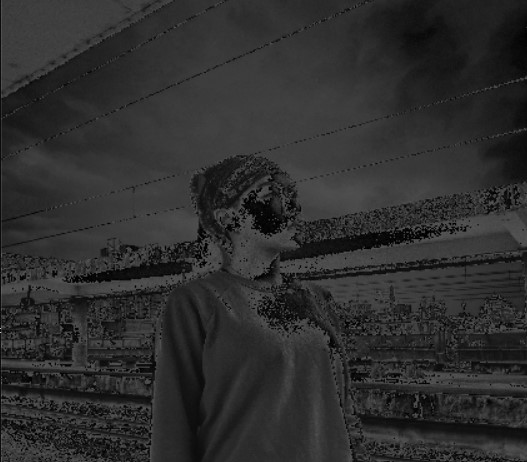
#> input picture Assignment_1/test_output.jpg, 527 x 462 px, found by its file name
$ python Assignment_2_B.py
#> lines starting #> are read from the running program, lines starting #| are printed output that depends on the picture
# python Assignment_2_B.py

import math
from math import ceil
import cv2
import numpy as np


#讀入並顯示影像
img = cv2.imread('test_output.jpg')
#> img is the input picture: shape (462, 527, 3); min 0, max 193, mean 46
img = cv2.cvtColor(img,cv2.COLOR_BGR2GRAY)
#> img: shape (462, 527)
cv2.namedWindow('test_input', cv2.WINDOW_NORMAL)
cv2.imshow('test_input', img)
cv2.waitKey(0)
cv2.destroyAllWindows()


#讀取影像大小
height, width = img.shape
#> height = 462; width = 527
print("影像大小為：",img.shape)
#| 影像大小為： (462, 527)


#製作D
d = np.array([[0,56],
							[84,28]])
h=int(ceil(height/2))
#> h = 231
w=int(ceil(width/2))
#> w = 264
D = np.tile(d,(h, w))

#Threshold img
Q=img/3
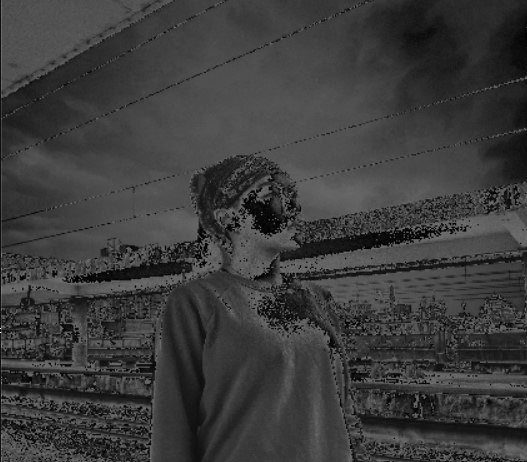
#> Q: shape (462, 527) float64; min 0, max 64.33, mean 15.3; drawn with min black and max white
for i in range(height):
	for j in range(width):
		if ((img[i][j])-85*(Q[i][j])) > D[i][j]:
			img[i][j]=round(Q[i][j])+1
		else:
			img[i][j]=round(Q[i][j])
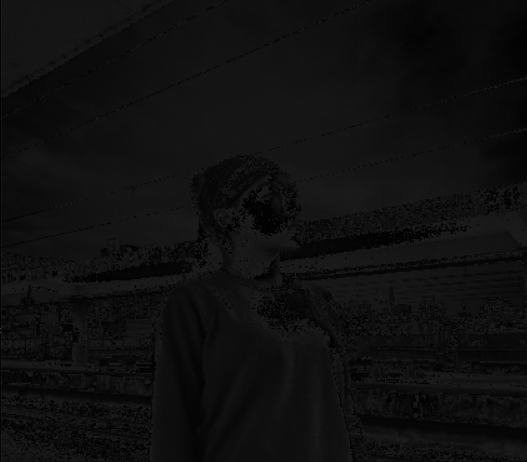
#> img: shape (462, 527); min 0, max 64, mean 15.3
cv2.imwrite('test_output_B.jpg', img)
print("test_output_B.jpg is SAVED~")


#顯示輸出
cv2.namedWindow('test_output_B', cv2.WINDOW_NORMAL)
cv2.imshow('test_output_B', img)
cv2.waitKey(0)
cv2.destroyAllWindows()
